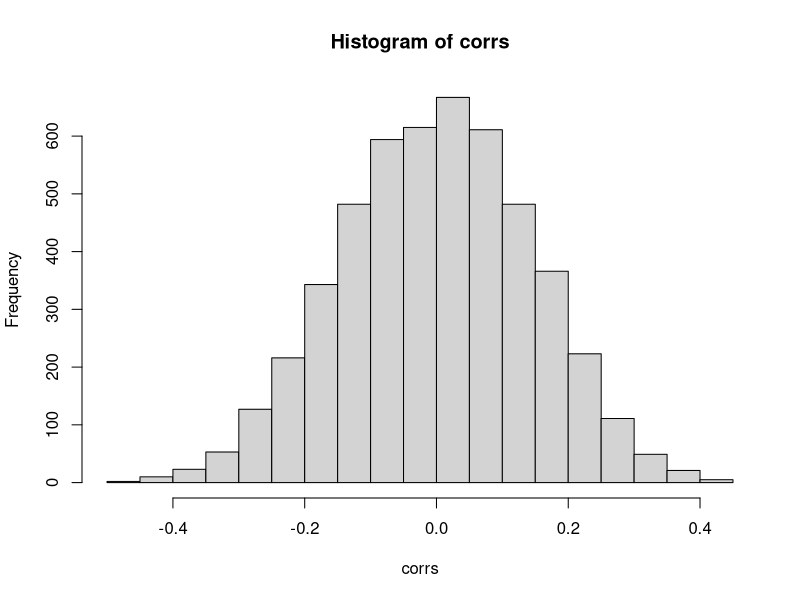
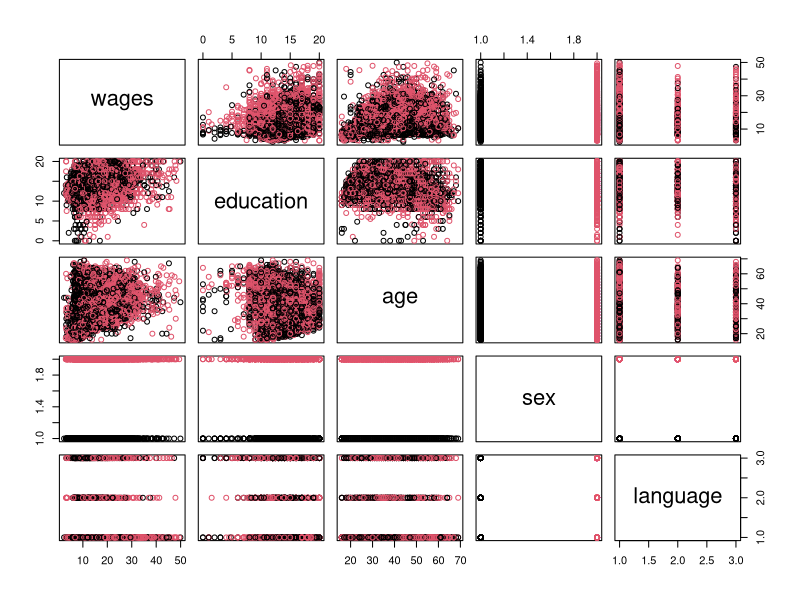
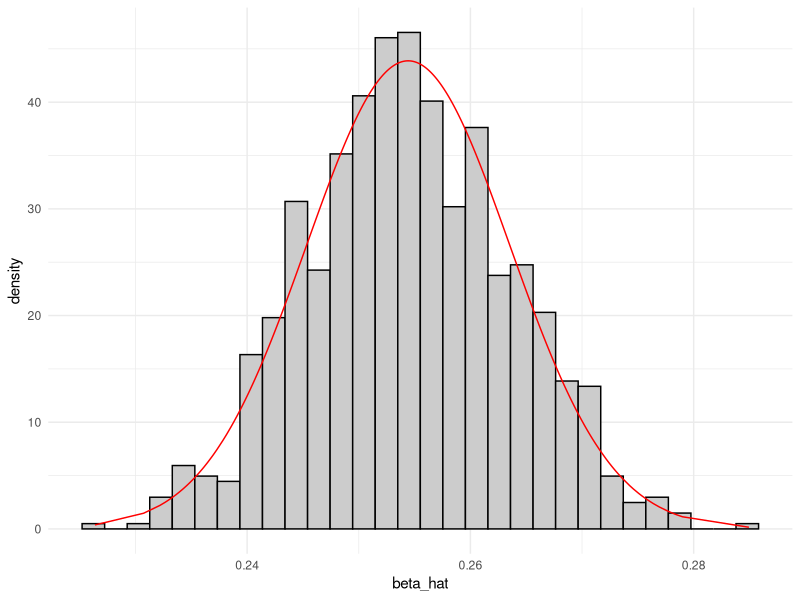

R code for these plots, in order:
#rm(list=ls())
library(boot)
require(stats)


##WRONG CV

# GENERATE DATA; use a seed for reproducibility
set.seed(4268)
n = 50  #number of observations
p = 5000  #number of predictors
d = 25  #top correlated predictors chosen

# generating predictor data
xs = matrix(rnorm(n * p, 0, 4), ncol = p, nrow = n)  #simple way to to uncorrelated predictors
dim(xs)  # n times p
# generate class labels independent of predictors - so if all
# classifies as class 1 we expect 50% errors in general
ys = c(rep(0, n/2), rep(1, n/2))  #now really 50% of each
table(ys)


corrs = apply(xs, 2, cor, y = ys) #Applies correlation formula between columns in xs and ys
hist(corrs)
selected = order(corrs^2, decreasing = TRUE)[1:d]  #top d correlated selected
data = data.frame(ys, xs[, selected])
logfit = glm(ys ~ ., family = "binomial", data = data)
cost <- function(r, pi = 0) mean(abs(r - pi) > 0.5)
kfold = 10
cvres = cv.glm(data = data, cost = cost, glmfit = logfit, K = kfold)
cvres$delta


##Correct CV
reorder = sample(1:n, replace = FALSE)
validclass = NULL
for (i in 1:kfold) {
  neach = n/kfold
  trainids = setdiff(1:n, (((i - 1) * neach + 1):(i * neach)))
  traindata = data.frame(xs[reorder[trainids], ], ys[reorder[trainids]])
  validdata = data.frame(xs[reorder[-trainids], ], ys[reorder[-trainids]])
  colnames(traindata) = colnames(validdata) = c(paste("X", 1:p), "y")
  foldcorrs = apply(traindata[, 1:p], 2, cor, y = traindata[, p + 1])
  selected = order(foldcorrs^2, decreasing = TRUE)[1:d]  #top d correlated selected
  data = traindata[, c(selected, p + 1)]
  trainlogfit = glm(y ~ ., family = "binomial", data = data)
  pred = plogis(predict.glm(trainlogfit, newdata = validdata[, selected]))
  validclass = c(validclass, ifelse(pred > 0.5, 1, 0))
}
table(ys[reorder], validclass)
1 - sum(diag(table(ys[reorder], validclass)))/n


##Bootstrap
library(car)
library(boot)
SLID = na.omit(SLID)
n = dim(SLID)[1]
SLID.lm = lm(wages ~ ., data = SLID)
summary(SLID.lm)$coeff["age", ]
plot(SLID,col=SLID$sex)

library(carData)
boot.fn = function(data, index) {
  return(coef(lm(wages ~ ., data = SLID, subset = index)))
}

beta_hat = c()
B = 1000
for (i in 1:B) {
  beta_hat[i] = boot.fn(SLID, sample(nrow(SLID), nrow(SLID), replace = T))["age"]
}
library(ggplot2)
data = data.frame(beta_hat = beta_hat, norm_den = dnorm(beta_hat, mean(beta_hat), sd(beta_hat)))
ggplot(data) + geom_histogram(aes(x = beta_hat, y = ..density..), fill = "grey80", 
                              color = "black") + geom_line(aes(x = beta_hat, y = norm_den), color = "red") + theme_minimal()



